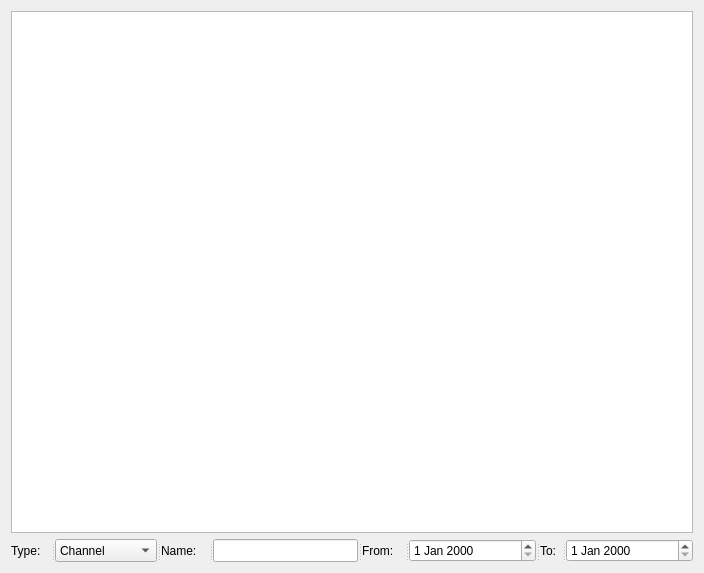
<?xml version="1.0" encoding="UTF-8"?>
<ui version="4.0">
 <class>HistoryDialog</class>
 <widget class="QDialog" name="HistoryDialog">
  <property name="geometry">
   <rect>
    <x>0</x>
    <y>0</y>
    <width>704</width>
    <height>573</height>
   </rect>
  </property>
  <property name="windowTitle">
   <string>Channel history</string>
  </property>
  <layout class="QVBoxLayout" name="verticalLayout">
   <item>
    <widget class="ChannelTextBrowser" name="textBrowser"/>
   </item>
   <item>
    <widget class="QSplitter" name="splitter_2">
     <property name="orientation">
      <enum>Qt::Horizontal</enum>
     </property>
     <widget class="QLabel" name="label">
      <property name="text">
       <string>Type:</string>
      </property>
     </widget>
     <widget class="QComboBox" name="typeComboBox">
      <item>
       <property name="text">
        <string>Channel</string>
       </property>
      </item>
      <item>
       <property name="text">
        <string>Private</string>
       </property>
      </item>
     </widget>
     <widget class="QLabel" name="label_2">
      <property name="text">
       <string>Name:</string>
      </property>
     </widget>
     <widget class="QLineEdit" name="nameLineEdit"/>
     <widget class="QLabel" name="label_3">
      <property name="text">
       <string>From:</string>
      </property>
     </widget>
     <widget class="QDateEdit" name="fromDateEdit"/>
     <widget class="QLabel" name="label_4">
      <property name="text">
       <string>To:</string>
      </property>
     </widget>
     <widget class="QDateEdit" name="toDateEdit"/>
    </widget>
   </item>
  </layout>
 </widget>
 <customwidgets>
  <customwidget>
   <class>ChannelTextBrowser</class>
   <extends>QTextBrowser</extends>
   <header>ChannelTextBrowser.h</header>
  </customwidget>
 </customwidgets>
 <resources/>
 <connections/>
</ui>
